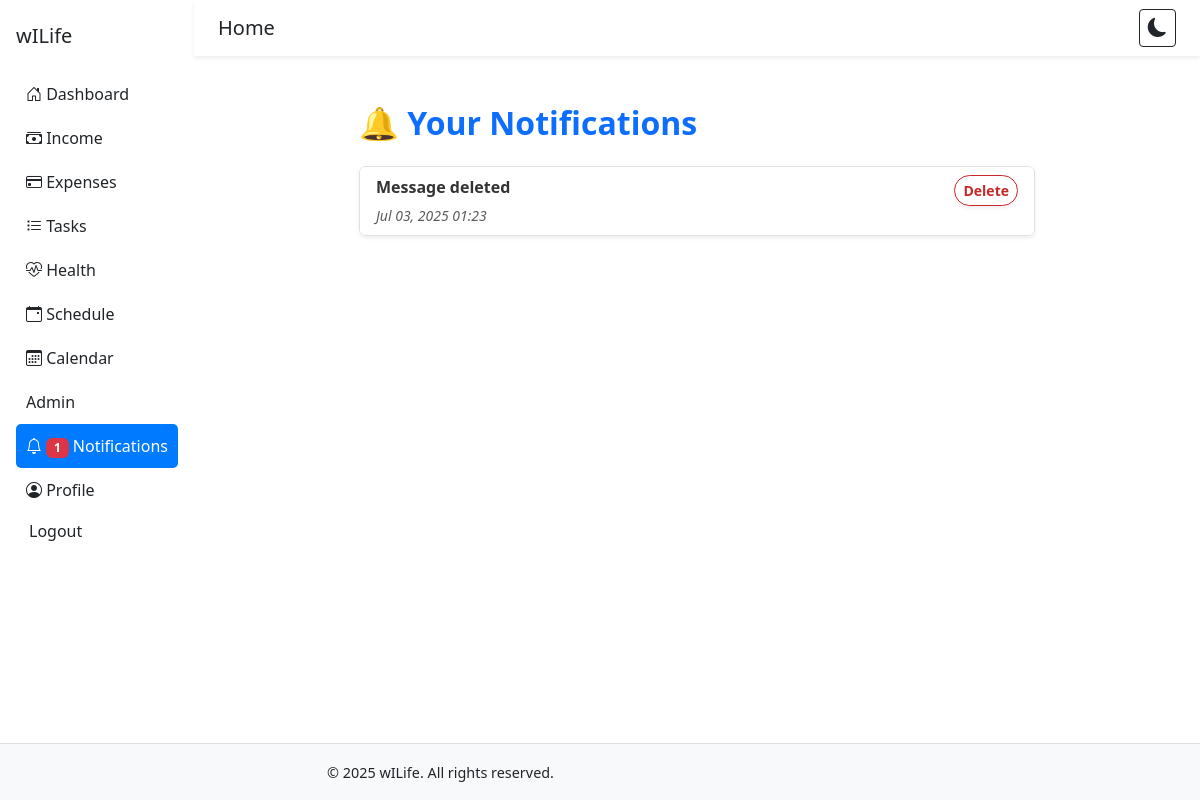
The app's page /notifications/ (signed in), older data.
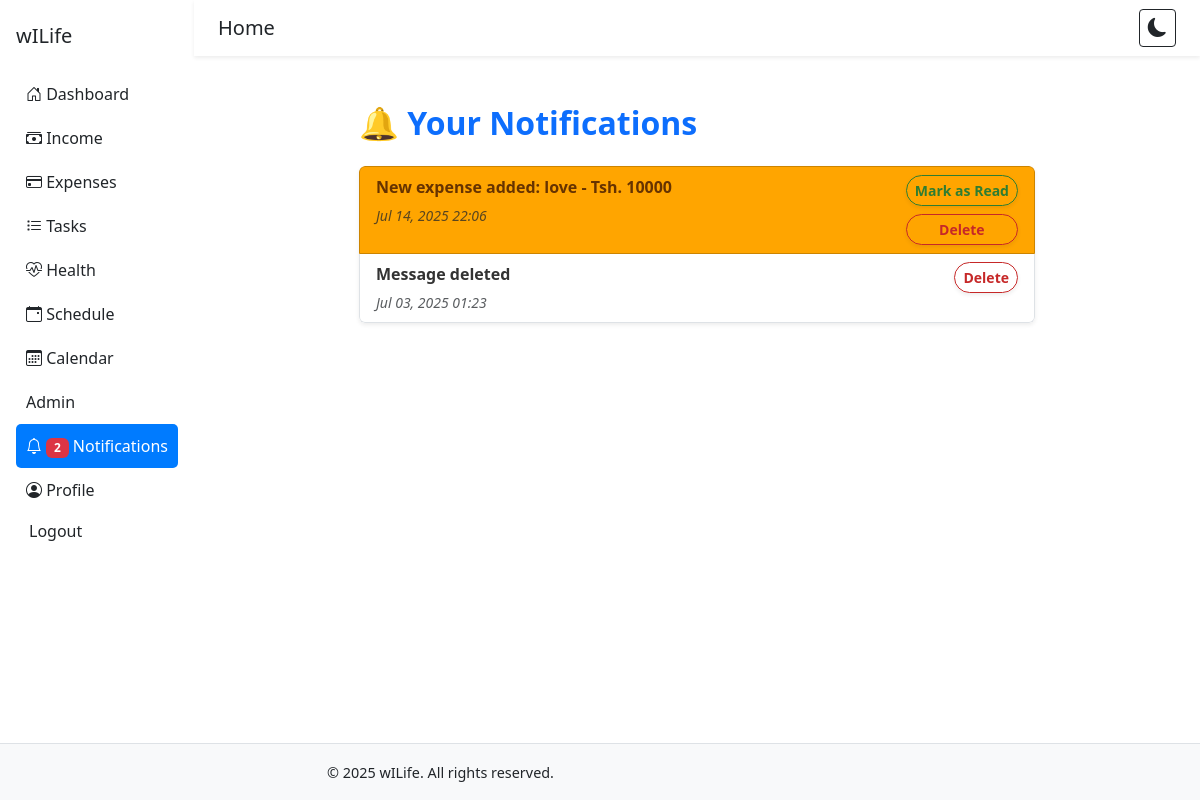
The same page, newer data.
### core/models.py (models this page shows, shortened)
class Notification(models.Model):
    user = models.ForeignKey(User, on_delete=models.CASCADE)
    message = models.CharField(max_length=255)
    created_at = models.DateTimeField(auto_now_add=True)
    read = models.BooleanField(default=False)

### core/views.py (the view)
# urls.py: path('notifications/', views.notifications_list, name='notifications_list'),
@login_required
def notifications_list(request):
    notifications = Notification.objects.filter(user=request.user).order_by('-created_at')
    return render(request, 'notifications.html', {'notifications': notifications})

### core/context_processors.py (called while the page is built)
def current_year(request):
    return {'year': datetime.now().year}

### core/templates/notifications.html (shortened to what this page needs)
{% extends 'base.html' %}
{% block content %}
<div class="container py-4" style="max-width: 700px;">
  <h2 class="mb-4 text-primary fw-bold">🔔 Your Notifications</h2>
  <ul class="list-group shadow-sm rounded overflow-hidden">
    {% for notification in notifications %}
      <li class="list-group-item d-flex justify-content-between align-items-start
          {% if not notification.read %}bg-unread border-unread{% else %}bg-white{% endif %}
          border-bottom">
        <div>
          <p class="mb-1 fs-6 fw-semibold" style="color: {% if not notification.read %}#663300{% else %}#333{% endif %};">
            {{ notification.message }}
          </p>
          <small class="text-muted fst-italic">{{ notification.created_at|date:"M d, Y H:i" }}</small>
        </div>
        <div class="d-flex flex-column gap-2">
          {% if not notification.read %}
          <a href="{% url 'mark_notification_read' notification.pk %}"
             class="btn btn-sm btn-outline-success shadow-sm"
             style="border-radius: 20px; font-weight: 600;">
             Mark as Read
          </a>
          {% endif %}
          <a href="{% url 'notification_delete' notification.pk %}"
             class="btn btn-sm btn-outline-danger shadow-sm"
             style="border-radius: 20px; font-weight: 600;"
             onclick="return confirm('Are you sure you want to delete this notification?');">
             Delete
          </a>
        </div>
      </li>
    {% empty %}
      <li class="list-group-item text-center text-muted fst-italic py-4">
        ✅ No new notifications.
      </li>
    {% endfor %}
  </ul>
</div>
{% endblock %}

Row changes from the older to the newer data that the page shows:
added Notification: message "New expense added: love - Tsh. 10000", created_at "Jul 14, 2025 22:06", read "Mark as Read"
Text that changed along with them:
{{ count }}: "1" → "2"
